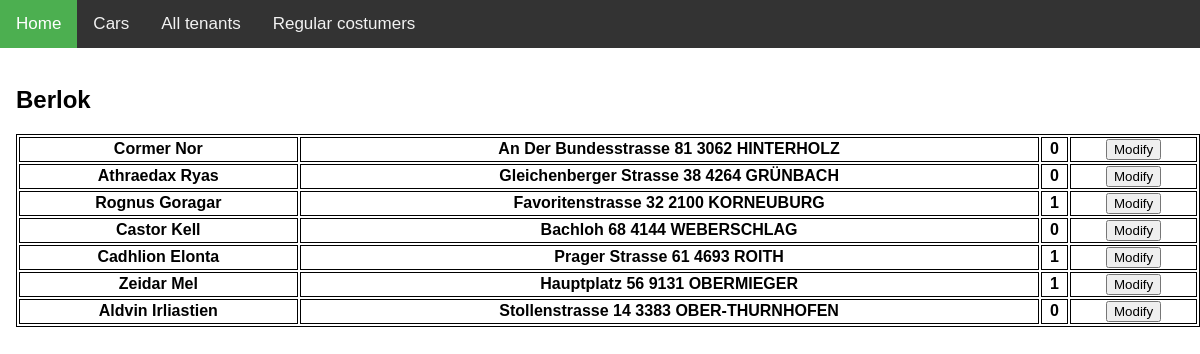
The page /?tenants on the database its author committed.
### tables this page shows
CREATE TABLE `Tenants`(
    `id` int PRIMARY KEY AUTO_INCREMENT,
    `name` varchar(80) COMMENT 'A bérlő neve',
    `address` varchar(200) COMMENT 'A bérlő lakcíme irsz,város,utca,házszám egyben',
    `regCostumer` ENUM( '0', '1' ) COMMENT '0 vagy 1 attól függően, hogy törzsvásárló vagy sem'
)DEFAULT CHARSET = UTF8 COMMENT 'A vásárlókat tartalmazó tábla';

### index.php (called while the page is built, shortened)
<?php
require_once APP.'Templates/_layout.php';
?>

### Application/Core/allTenant.php (called while the page is built)
<?php
require_once APP.'database.php';
$allCar = $pdo->prepare($query);
$allCar->execute();
$result = $allCar->fetchAll();
?>

### Application/Templates/allTenantView.php (the view)
<?php
$query = "SELECT * FROM `tenants`";
require_once APP.'Core/allTenant.php';
echo '<h2>Berlok</h2>';
echo '<table style="width:100%">';
foreach($result as $tenant) {
  echo '
  <tr>
    <th>' . $tenant['name'] . '</th>
    <th>' . $tenant['address'] . '</th>
    <th>' . $tenant['regCostumer'] . '</th>
    <th><a href="' . ROOT.'?tenants&id=' . $tenant['id'] . '"><button>Modify</button></a></th>
  </tr>';
}
echo '</table>';
?>

### Application/Style/style.css (style rules this page uses)
body { margin: 0; font-family: Arial, Helvetica, sans-serif; }
table, th, td { border: 1px solid black; }

### rows shown on the page
tenants: name "Cormer Nor", address "An Der Bundesstrasse 81 3062 HINTERHOLZ", regCostumer "0"
tenants: name "Athraedax Ryas", address "Gleichenberger Strasse 38 4264 GRÜNBACH", regCostumer "0"
tenants: name "Rognus Goragar", address "Favoritenstrasse 32 2100 KORNEUBURG", regCostumer "1"
tenants: name "Castor Kell", address "Bachloh 68 4144 WEBERSCHLAG", regCostumer "0"
tenants: name "Cadhlion Elonta", address "Prager Strasse 61 4693 ROITH", regCostumer "1"
tenants: name "Zeidar Mel", address "Hauptplatz 56 9131 OBERMIEGER", regCostumer "1"
tenants: name "Aldvin Irliastien", address "Stollenstrasse 14 3383 OBER-THURNHOFEN", regCostumer "0"
